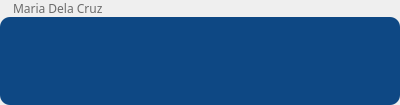
<?xml version="1.0" encoding="UTF-8"?>
<ui version="4.0">
 <class>Form</class>
 <widget class="QWidget" name="Form">
  <property name="geometry">
   <rect>
    <x>0</x>
    <y>0</y>
    <width>400</width>
    <height>104</height>
   </rect>
  </property>
  <layout class="QVBoxLayout" name="verticalLayout">
   <property name="spacing">
    <number>0</number>
   </property>
   <property name="leftMargin">
    <number>0</number>
   </property>
   <property name="topMargin">
    <number>0</number>
   </property>
   <property name="rightMargin">
    <number>0</number>
   </property>
   <property name="bottomMargin">
    <number>0</number>
   </property>
   <item>
    <widget class="QLabel" name="lbl_sender">
     <property name="sizePolicy">
      <sizepolicy hsizetype="Preferred" vsizetype="Minimum">
       <horstretch>0</horstretch>
       <verstretch>0</verstretch>
      </sizepolicy>
     </property>
     <property name="font">
      <font>
       <family>Barlow</family>
      </font>
     </property>
     <property name="styleSheet">
      <string notr="true">color: #6b6b6b; padding-left: 10px</string>
     </property>
     <property name="text">
      <string>Maria Dela Cruz</string>
     </property>
    </widget>
   </item>
   <item>
    <widget class="QTextEdit" name="textEdit">
     <property name="styleSheet">
      <string notr="true">border-radius: 10px; background-color: #0e4884; padding: 10px; color: white;</string>
     </property>
     <property name="frameShadow">
      <enum>QFrame::Plain</enum>
     </property>
     <property name="verticalScrollBarPolicy">
      <enum>Qt::ScrollBarAlwaysOff</enum>
     </property>
     <property name="horizontalScrollBarPolicy">
      <enum>Qt::ScrollBarAlwaysOff</enum>
     </property>
     <property name="sizeAdjustPolicy">
      <enum>QAbstractScrollArea::AdjustToContents</enum>
     </property>
     <property name="undoRedoEnabled">
      <bool>false</bool>
     </property>
     <property name="readOnly">
      <bool>true</bool>
     </property>
     <property name="html">
      <string>&lt;!DOCTYPE HTML PUBLIC &quot;-//W3C//DTD HTML 4.0//EN&quot; &quot;http://www.w3.org/TR/REC-html40/strict.dtd&quot;&gt;
&lt;html&gt;&lt;head&gt;&lt;meta name=&quot;qrichtext&quot; content=&quot;1&quot; /&gt;&lt;style type=&quot;text/css&quot;&gt;
p, li { white-space: pre-wrap; }
&lt;/style&gt;&lt;/head&gt;&lt;body style=&quot; font-family:'MS Shell Dlg 2'; font-size:8.25pt; font-weight:400; font-style:normal;&quot;&gt;
&lt;p align=&quot;right&quot; style=&quot;-qt-paragraph-type:empty; margin-top:0px; margin-bottom:0px; margin-left:0px; margin-right:0px; -qt-block-indent:0; text-indent:0px;&quot;&gt;&lt;br /&gt;&lt;/p&gt;&lt;/body&gt;&lt;/html&gt;</string>
     </property>
     <property name="acceptRichText">
      <bool>false</bool>
     </property>
    </widget>
   </item>
  </layout>
 </widget>
 <resources/>
 <connections/>
</ui>
